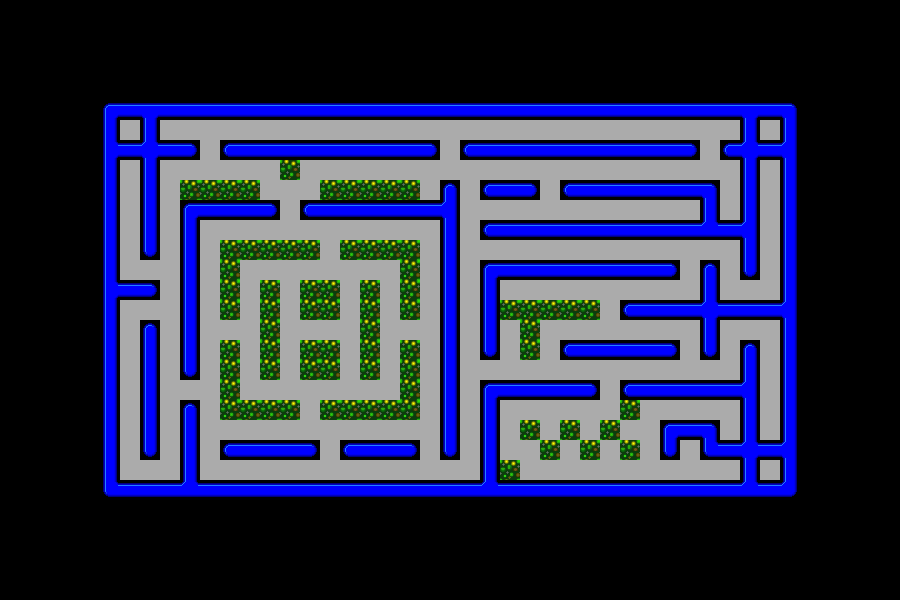

Below is a game level as drawn by its tile map, then a one-line description and the .tmx that defines it (tile-layer data replaced by summaries):
An orthogonal 45x30 tile map with 20x20 px tiles, 1 tile layer (Tile Layer 1) and 405 objects (327x coin, 60x wall, 6x ghostwall, 4x border, 4x cherry, ...).

<map version="1.10" tiledversion="1.10.1" orientation="orthogonal" renderorder="right-down" width="45" height="30" tilewidth="20" tileheight="20" infinite="0" nextlayerid="3" nextobjectid="406">
 <tileset firstgid="1" name="newtilemap" tilewidth="20" tileheight="20" spacing="1" tilecount="238" columns="17">
  <image source="tilemap.png" trans="000000" width="356" height="293" />
 </tileset>
 <layer id="1" name="Tile Layer 1" width="45" height="30">
  <data>[1350 cells, 700 non-empty, 18 distinct tile ids]</data>
 </layer>
 <objectgroup id="2" name="Objects">
  <object id="1" name="inky" type="ghost" x="122.333" y="121.5" width="17" height="17" />
  <object id="2" name="blinky" type="ghost" x="761" y="121.667" width="17" height="17" />
  <object id="3" name="pinky" type="ghost" x="762.5" y="462.333" width="17" height="17" />
  <object id="4" name="player" type="player" x="121.833" y="461.167" width="17" height="17" />
  <object id="5" name="coin" type="coin" x="162.667" y="124" width="14" height="14" />
  <object id="6" name="wall" type="wall" x="104.667" y="283.333" width="52" height="14" />
  <object id="7" name="border" type="border" x="99" y="98.6667" width="3.66667" height="404" />
  <object id="8" name="ghostwall" type="ghostwall" x="116.667" y="144" width="28.6667" height="12" />
  <object id="9" name="cherry" type="cherry" x="762.667" y="162" width="14" height="14" />
  <object id="10" name="border" type="border" x="97.3333" y="100" width="706.667" height="2.66667" />
  <object id="11" name="border" type="border" x="797.333" y="97.6667" width="3.6667" height="405.334" />
  <object id="12" name="border" type="border" x="93.3333" y="497" width="713.667" height="3" />
  <object id="13" name="ghostwall" type="ghostwall" x="145" y="114.667" width="12.6667" height="31.3333" />
  <object id="14" name="ghostwall" type="ghostwall" x="741.667" y="115.333" width="17.3334" height="29.3333" />
  <object id="15" name="ghostwall" type="ghostwall" x="756.333" y="144" width="28.6667" height="12" />
  <object id="16" name="ghostwall" type="ghostwall" x="753.667" y="444" width="28.6667" height="12" />
  <object id="17" name="ghostwall" type="ghostwall" x="742.333" y="449.333" width="15.3334" height="32" />
  <object id="18" name="cherry" type="cherry" x="721" y="463.667" width="14" height="14" />
  <object id="19" name="cherry" type="cherry" x="302.333" y="323" width="14" height="14" />
  <object id="20" name="cherry" type="cherry" x="122.333" y="163.667" width="14" height="14" />
  <object id="21" name="wall" type="wall" x="142.667" y="143.667" width="52" height="14" />
  <object id="22" name="wall" type="wall" x="223.333" y="143.667" width="212" height="14" />
  <object id="23" name="wall" type="wall" x="283.333" y="151.667" width="13.3333" height="25.3333" />
  <object id="24" name="wall" type="wall" x="105.333" y="104.333" width="690.667" height="14" />
  <object id="25" name="wall" type="wall" x="103.333" y="483" width="694" height="14" />
  <object id="26" name="wall" type="wall" x="104" y="104.333" width="15.3333" height="392" />
  <object id="27" name="wall" type="wall" x="224" y="442.333" width="92" height="14" />
  <object id="28" name="wall" type="wall" x="344" y="443" width="72.6667" height="14" />
  <object id="29" name="wall" type="wall" x="483.333" y="383" width="113.333" height="14" />
  <object id="30" name="wall" type="wall" x="624" y="382.333" width="132" height="14" />
  <object id="31" name="wall" type="wall" x="662" y="422.333" width="54" height="17.3333" />
  <object id="32" name="wall" type="wall" x="704" y="442.333" width="52" height="14" />
  <object id="33" name="wall" type="wall" x="662.667" y="441" width="16" height="14" />
  <object id="34" name="wall" type="wall" x="623.333" y="301.667" width="174.667" height="16.6667" />
  <object id="35" name="wall" type="wall" x="483.333" y="223" width="274" height="14" />
  <object id="36" name="wall" type="wall" x="564.667" y="183.667" width="152" height="14" />
  <object id="37" name="wall" type="wall" x="464" y="143.667" width="234.667" height="12.6667" />
  <object id="38" name="wall" type="wall" x="484.667" y="183" width="52" height="14" />
  <object id="39" name="wall" type="wall" x="304" y="202.333" width="152.667" height="14" />
  <object id="40" name="wall" type="wall" x="183.333" y="203" width="93.3333" height="14" />
  <object id="41" name="wall" type="wall" x="724" y="143.667" width="31.3333" height="14" />
  <object id="42" name="wall" type="wall" x="782" y="105" width="14.6667" height="388.667" />
  <object id="43" name="wall" type="wall" x="324" y="182.333" width="92" height="18.6667" />
  <object id="44" name="wall" type="wall" x="184" y="183" width="73.3333" height="20" />
  <object id="45" name="wall" type="wall" x="322.667" y="402.333" width="93.3333" height="14" />
  <object id="46" name="wall" type="wall" x="222.667" y="402.333" width="75.3333" height="14" />
  <object id="47" name="wall" type="wall" x="223.333" y="242.333" width="92" height="14" />
  <object id="48" name="wall" type="wall" x="343.333" y="243" width="72.6667" height="14" />
  <object id="49" name="wall" type="wall" x="304.667" y="283.667" width="30" height="31.3333" />
  <object id="50" name="wall" type="wall" x="304" y="344.333" width="31.3333" height="31.3333" />
  <object id="51" name="wall" type="wall" x="362.667" y="284.333" width="14.6667" height="91.3333" />
  <object id="52" name="wall" type="wall" x="262.667" y="283.667" width="14" height="91.3333" />
  <object id="53" name="wall" type="wall" x="489.333" y="302.333" width="106.667" height="14" />
  <object id="54" name="wall" type="wall" x="482.667" y="263" width="194.667" height="14" />
  <object id="55" name="wall" type="wall" x="444" y="183.667" width="11.3333" height="272.667" />
  <object id="56" name="wall" type="wall" x="402" y="344.333" width="14" height="70.6667" />
  <object id="57" name="wall" type="wall" x="403" y="246.667" width="14" height="70.6667" />
  <object id="58" name="wall" type="wall" x="223" y="245.333" width="14" height="70.6667" />
  <object id="59" name="wall" type="wall" x="222.333" y="342" width="14" height="70.6667" />
  <object id="60" name="wall" type="wall" x="523" y="308.667" width="14" height="47.3334" />
  <object id="61" name="wall" type="wall" x="563.667" y="344" width="113.333" height="11.3334" />
  <object id="62" name="wall" type="wall" x="702.333" y="266" width="14" height="90" />
  <object id="63" name="wall" type="wall" x="743" y="344" width="13.3333" height="111.333" />
  <object id="64" name="wall" type="wall" x="484.333" y="268.667" width="14" height="86.6667" />
  <object id="65" name="wall" type="wall" x="483.667" y="384" width="14" height="106" />
  <object id="66" name="wall" type="wall" x="144.333" y="146.667" width="14" height="110" />
  <object id="67" name="wall" type="wall" x="182.333" y="204" width="14" height="172" />
  <object id="68" name="wall" type="wall" x="183" y="404" width="14" height="84" />
  <object id="69" name="wall" type="wall" x="143.667" y="322.667" width="12.6667" height="133.333" />
  <object id="70" name="wall" type="wall" x="703" y="188" width="12.6667" height="50" />
  <object id="71" name="wall" type="wall" x="745" y="146.667" width="11.3333" height="130" />
  <object id="72" name="wall" type="wall" x="493.333" y="462.667" width="25.3333" height="24.6666" />
  <object id="73" name="wall" type="wall" x="521.667" y="421.333" width="17.3333" height="16.6666" />
  <object id="74" name="wall" type="wall" x="541.333" y="441" width="17.3333" height="16.6666" />
  <object id="75" name="wall" type="wall" x="561.333" y="423.667" width="17.3333" height="16.6666" />
  <object id="76" name="wall" type="wall" x="581.667" y="441" width="17.3333" height="16.6666" />
  </objectgroup>
</map>
<!-- 329 of 405 objects omitted -->
